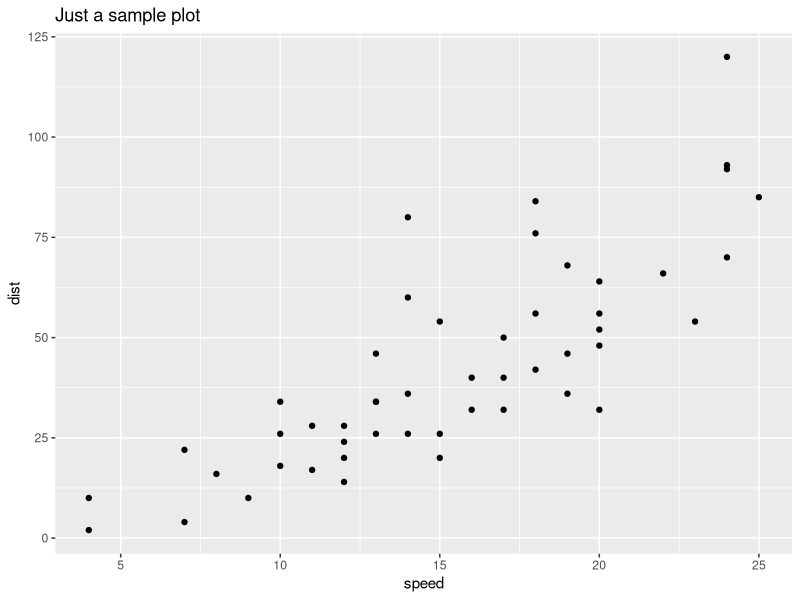

The R source for this figure:
## ---- chunk 1
## I will delete this later.
summary(cars)
## ---- chunk 2
suppressMessages(library(ggplot2))
##
qplot(speed, dist, data = cars, geom = "point", main = "Just a sample plot")
